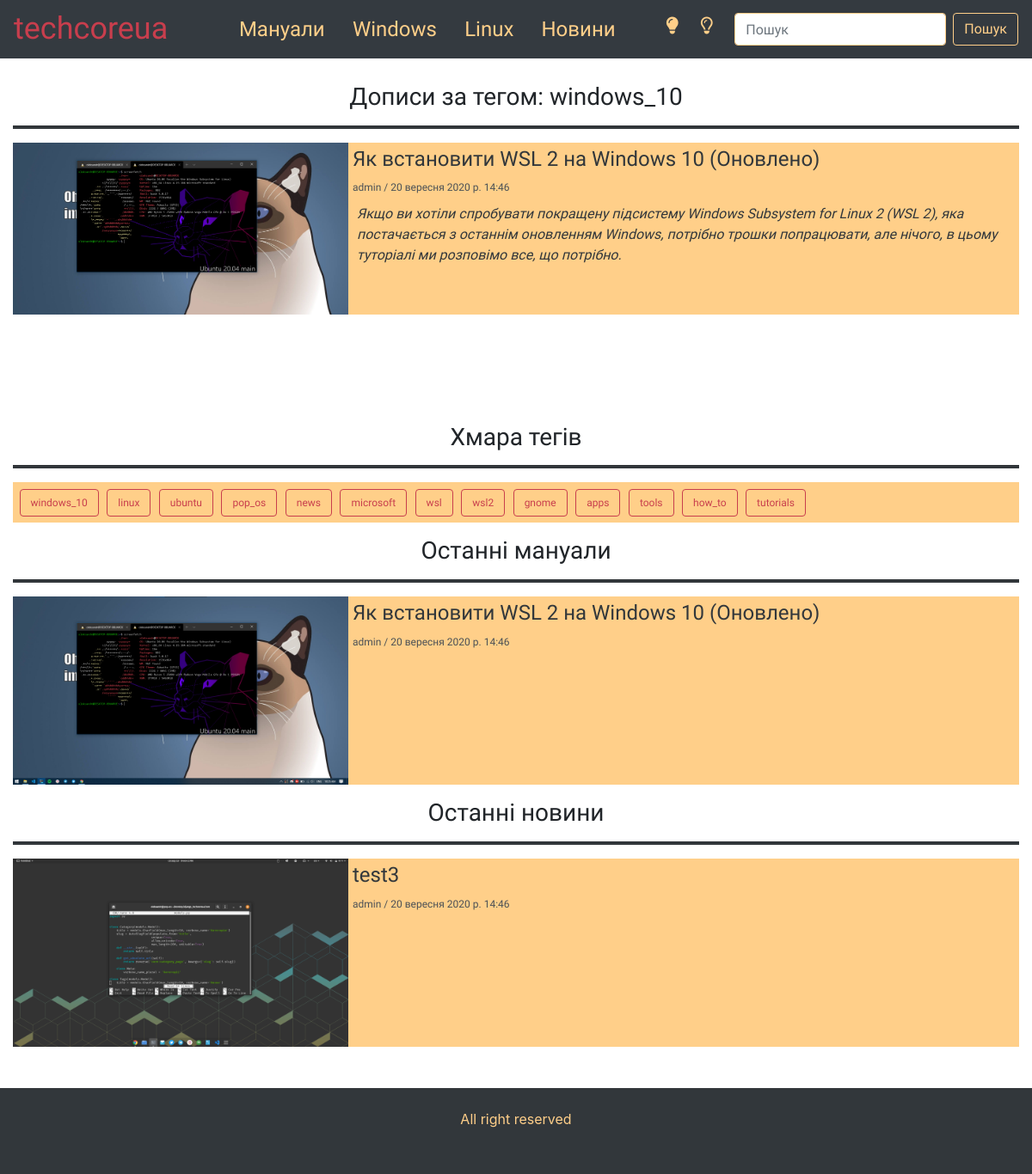
/tag/windows_10, run on an earlier commit of the app's database.
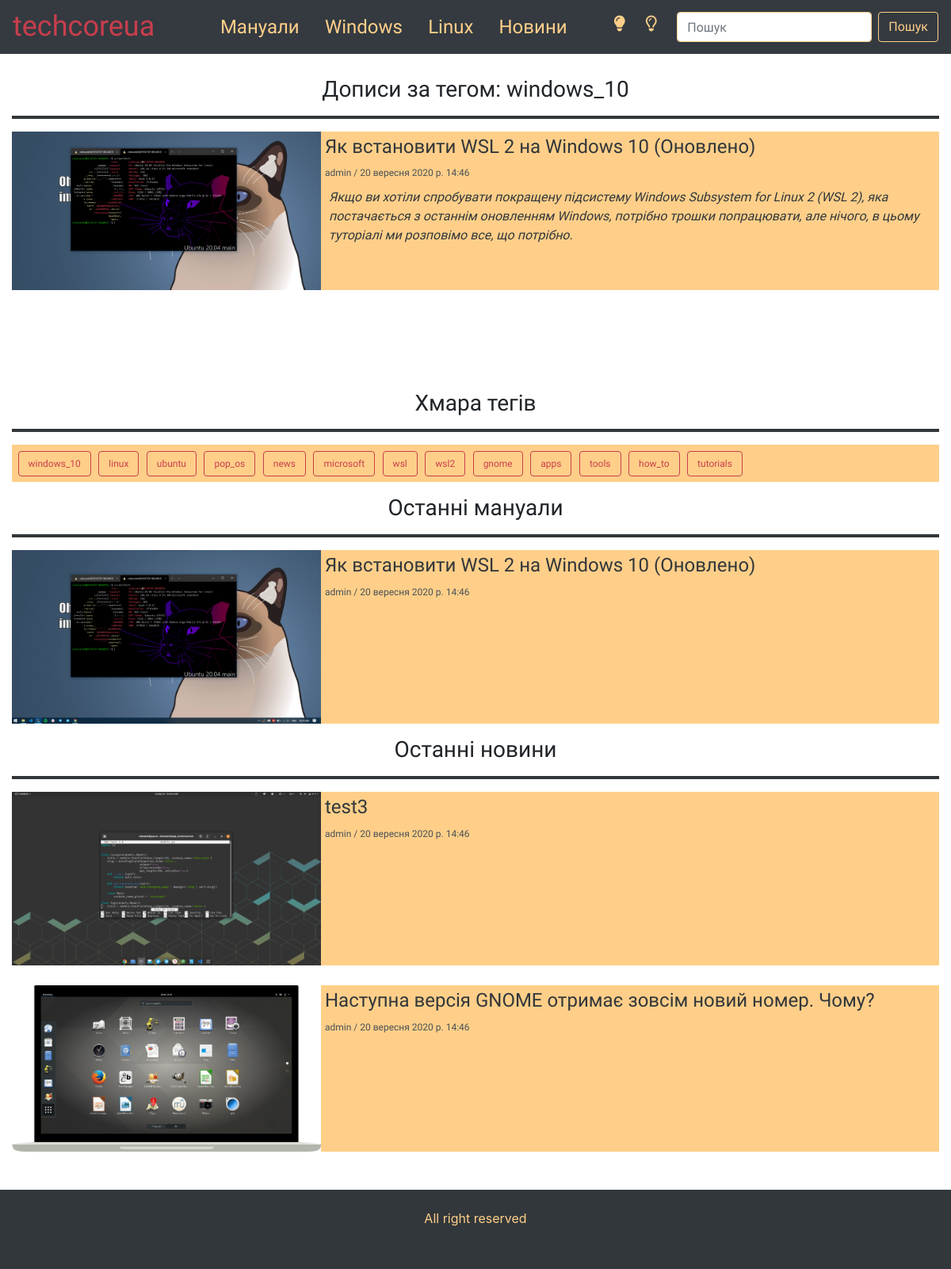
And on a later commit of the database.
### core/models.py (models this page shows, shortened)
class Category(models.Model):
    title = models.CharField(max_length=50, verbose_name='Категорія')
    slug = AutoSlugField(populate_from='title',
                        unique=True,
                        allow_unicode=True,
                        max_length=200, editable=True)
    def get_absolute_url(self):
        return reverse('core:category_page', kwargs={'slug': self.slug})
    class Meta:
        verbose_name_plural = 'Категорії'

class Post(models.Model):
    title = models.CharField(max_length=150, verbose_name='Назва')
    main_image = models.ImageField(verbose_name='Головне фото', upload_to='uploads/main_images')
    preview_text = models.CharField(verbose_name='Текст-прев\`ю', max_length=300)
    text = models.CharField(max_length=20000, verbose_name='Текст')
    slug = AutoSlugField(populate_from='title',
                        unique=True,
                        allow_unicode=True,
                        max_length=200)
    creating_date = models.DateTimeField(verbose_name='Дата створення', auto_now_add=True)
    category = models.ForeignKey(Category, on_delete=models.CASCADE)
    tags = models.ManyToManyField(Tags, verbose_name='Теги')
    star = models.BooleanField(verbose_name='Star', default=False)
    def get_absolute_url(self):
        return reverse('core:post_page', kwargs={'slug': self.slug})
    class Meta:
        verbose_name_plural = 'Пости'
        ordering = ('-creating_date',)

class Tags(models.Model):
    title = models.CharField(max_length=50, verbose_name='Назва')
    slug = AutoSlugField(populate_from='title',
                        unique=True,
                        allow_unicode=True,
                        max_length=200)
    def get_absolute_url(self):
        return reverse('core:tag_page', kwargs={'slug': self.slug})
    class Meta:
        verbose_name_plural = 'Теги'
        ordering = ('id',)

### core/views.py (the view)
# urls.py: path('tag/<slug:slug>', views.tag_page, name='tag_page'),
def tag_page(request, slug):
    tags = Tags.objects.all()
    tag = Tags.objects.filter(slug=slug).first()
    categories = Category.objects.all()
    news_posts = Post.objects.filter(category__title='Новини').all()
    manuals_posts = Post.objects.filter(category__title='Мануали').all()
    posts_list = tag.post_set.all()
    page = request.GET.get('page', 1)
    paginator = Paginator(posts_list, 10)
    try:
        posts = paginator.page(page)
    except PageNotAnInteger:
        posts = paginator.page(1)
    except EmptyPage:
        posts = paginator.page(paginator.num_pages)
    context= {
        'tags': tags,
        'tag': tag,
        'posts': posts,
        'news_posts': news_posts,
        'manuals_posts': manuals_posts,
        'categories': categories
    }
    return render(request, 'tag-page.html', context=context)

### templates/tag-page.html (shortened to what this page needs)
{% extends 'base.html' %}
{% load static %}
{% block content %}
        <div class="col-12 mt-5 pt-5 category-page-container">
            <div class="wrapper">
                <h3 class="category-pageh3 text-center">Дописи за тегом: {{tag.title}}</h3><hr>
                <div class="category-page-posts">
                    {% for post in posts %}
                        <div class="category-page-post">
                            <img class="img-fluid category-page-post-img" src="{{post.main_image.url}}" alt="" srcset="">
                            <div class="category-page-post-text">
                                <a class="read_more" href="{{post.get_absolute_url}}"><h4 class="post-titleh4">{{post.title}}</h4></a>
                                <p class="autor-date-area">admin / {{post.creating_date}}</p>
                                <p class="post-preview">{{post.preview_text}}</p>
                            </div>
                        </div>
                    {% endfor %}
                </div>
            </div>
            <div class="sidebar mb-5">
                <h3 class="category-pageh3 text-center">Хмара тегів</h3><hr>
                <div class="tags_cloud mb-3">
                    {% for tag in tags %}
                        <a href="{{tag.get_absolute_url}}" class="btn">{{tag.title}}</a>
                    {% endfor %}
                </div>
                <h3 class="category-pageh3 text-center">Останні мануали</h3><hr>
                <div class="sidebar-posts">
                    {% for manual in manuals_posts %}
                    <div class="sidebar-page-post">
                        <img class="img-fluid sidebar-page-post-img" src="{{manual.main_image.url}}" alt="" srcset="">
                        <div class="sidebar-page-post-text">
                            <a class="read_more" href="{{manual.get_absolute_url}}"><h4 class="post-titleh4">{{manual.title}}</h4></a>
                            <p class="autor-date-area">admin / {{manual.creating_date}}</p>
                        </div>
                    </div>
                    {% endfor %}
                </div>
                <h3 class="category-pageh3 text-center mt-3">Останні новини</h3><hr>
                <div class="sidebar-posts">
                    {% for news in news_posts %}
                    <div class="sidebar-page-post">
                        <img class="img-fluid sidebar-page-post-img" src="{{news.main_image.url}}" alt="" srcset="">
                        <div class="sidebar-page-post-text">
                            <a class="read_more" href="{{news.get_absolute_url}}"><h4 class="post-titleh4">{{news.title}}</h4></a>
                            <p class="autor-date-area">admin / {{news.creating_date}}</p>
                        </div>
                    </div>
                    {% endfor %}
                </div>
            </div>
        </div>
    {% endblock content %}

### templates/base.html (shortened to what this page needs)
{% load static %}
<!DOCTYPE html>
<html lang="en">
    <head>
        <link rel="stylesheet" href="https://stackpath.bootstrapcdn.com/bootstrap/4.5.2/css/bootstrap.min.css">
        <link rel="stylesheet" href="{% static 'css/style.css' %}">
        <link rel="stylesheet" id="theme-style">
    </head>
<body>
  <header>
    <nav class="navbar navbar-expand-xl navbar-dark bg-dark custom-navbar fixed-top">
      <a class="custom-brand" href="/"><h2>techcoreua</h2></a>
      <div class="collapse navbar-collapse" id="navbarTogglerDemo02">
        <ul class="navbar-nav mr-auto mt-2 mt-lg-0">
          {% for category in categories %}
          <li class="nav-item nav-item-custom">
            <a class="nav-link nav-link-custom" href="{{category.get_absolute_url}}">{{category.title}}</a>
          </li>
          {% endfor %}
        </ul>
        <div class="switchbox" style="display: flex;">
          <div class="sun theme-mode" data-mode='light'>
            <i class="fas fa-lightbulb fa-lg"></i>
          </div>
          <div class="moon theme-mode" data-mode='dark'>
            <i class="far fa-lightbulb fa-lg"></i>
          </div>
        </div>
        <form class="form-inline mb-4 my-lg-0" method="GET" action="{% url 'core:search_results' %}">
          <input class="form-control mr-sm-2 custom-input" type="text" placeholder="Пошук" name="q">
          <button class="btn my-2 my-sm-0 custom-search-button" type="submit">Пошук</button>
        </form>
      </div>
    </nav>
  </header>
  <main class="main">
        {% block content %}
        {% endblock content %}
  </main>
  <footer class="footer mt-auto">
    <div class="container text-center pt-4">All right reserved</div>
  </footer>
</body>
</html>

What changed in the data, as far as the page shows it:
now on this page (row edited): Post: main_image (picture), title "Наступна версія GNOME отримає зовсім новий номер. Чому?", creating_date "20 вересня 2020 р. 14:46", shown under "Останні новини"
